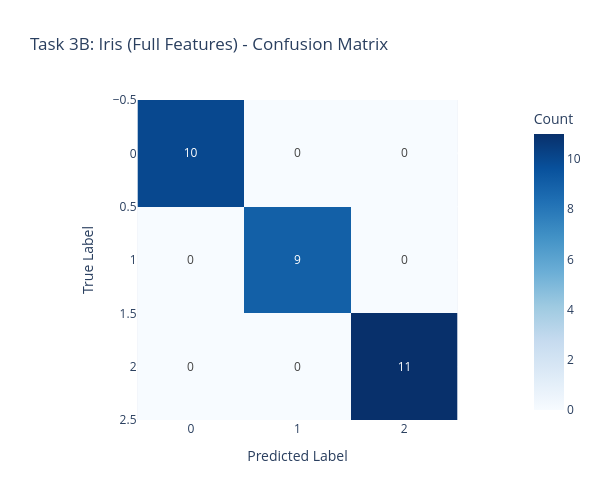

The cell this chart's notebook holds for it:
### Markdown cell above
Task 3 - Iris Dataset (All 4 Features)

### Code cell
#all 4 features
X_train_full, X_test_full, y_train_full, y_test_full = train_test_split(X_iris, y_iris, test_size=0.2, random_state=42)
gnb_iris_full = GaussianNBClassifier()
gnb_iris_full.fit(X_train_full, y_train_full)

y_pred_full = gnb_iris_full.predict(X_test_full)
plot_results(X_test_full, y_test_full, y_pred_full, gnb_iris_full, "Task 3B: Iris (Full Features)")

### Figure 1 — Plotly figure (JSON) as saved in the notebook; plotly's stock layout.template omitted (floating-point values rounded to 4 significant figures)
{"data": [{"coloraxis": "coloraxis", "hovertemplate": "Predicted Label: %{x}<br>True Label: %{y}<br>Count: %{z}<extra></extra>", "name": "0", "texttemplate": "%{z}", "type": "heatmap", "xaxis": "x", "yaxis": "y", "z": [[10, 0, 0], [0, 9, 0], [0, 0, 11]]}], "layout": {"coloraxis": {"colorbar": {"title": {"text": "Count"}}, "colorscale": [[0, "rgb(247,251,255)"], [0.125, "rgb(222,235,247)"], [0.25, "rgb(198,219,239)"], [0.375, "rgb(158,202,225)"], [0.5, "rgb(107,174,214)"], [0.625, "rgb(66,146,198)"], [0.75, "rgb(33,113,181)"], [0.875, "rgb(8,81,156)"], [1, "rgb(8,48,107)"]]}, "height": 500, "title": {"text": "Task 3B: Iris (Full Features) - Confusion Matrix"}, "width": 600, "xaxis": {"anchor": "y", "constrain": "domain", "domain": [0, 1], "scaleanchor": "y", "title": {"text": "Predicted Label"}}, "yaxis": {"anchor": "x", "autorange": "reversed", "constrain": "domain", "domain": [0, 1], "title": {"text": "True Label"}}}}
